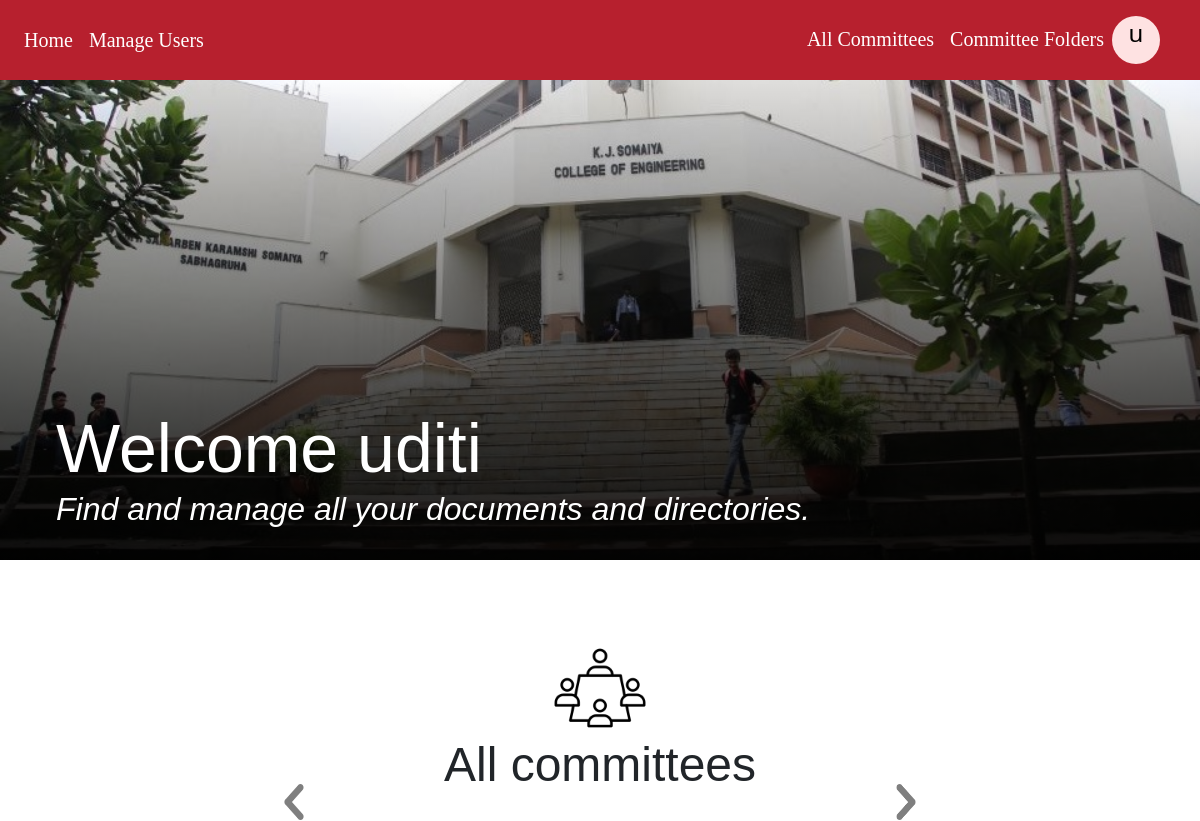
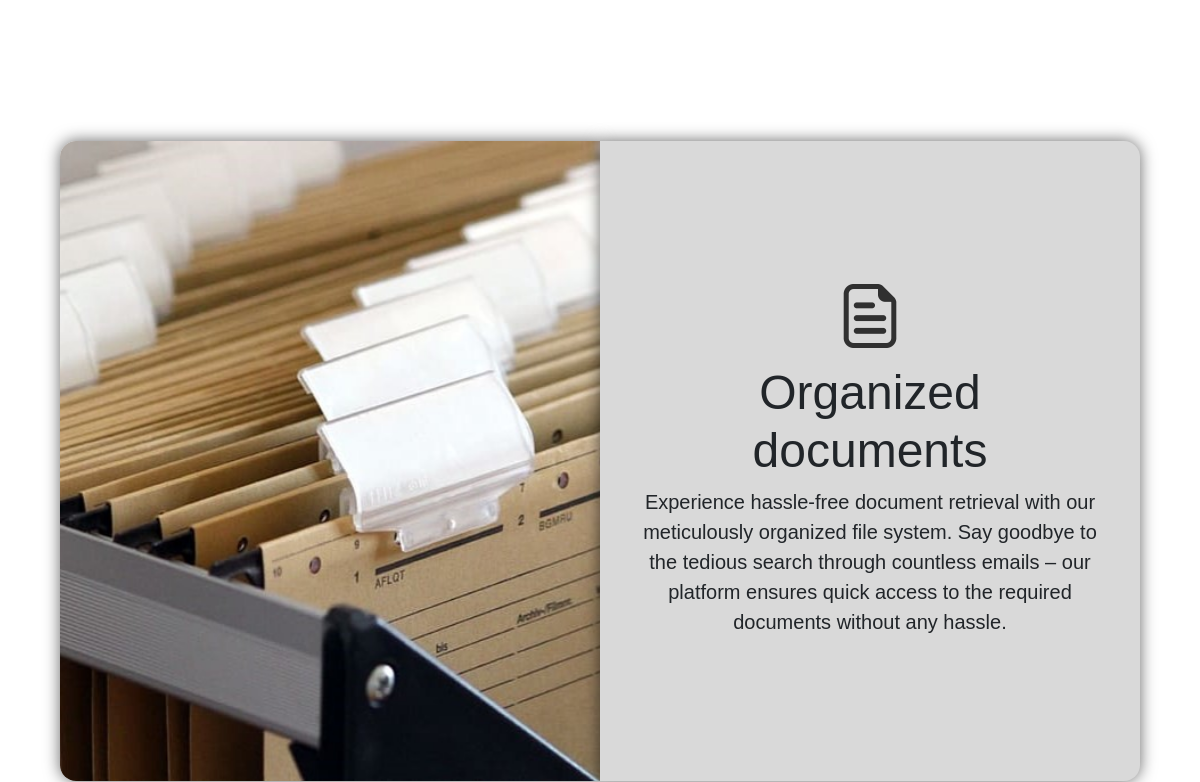
/home/ (signed in, upper part), run on an earlier commit of the app's database (2 pictures, top to bottom).
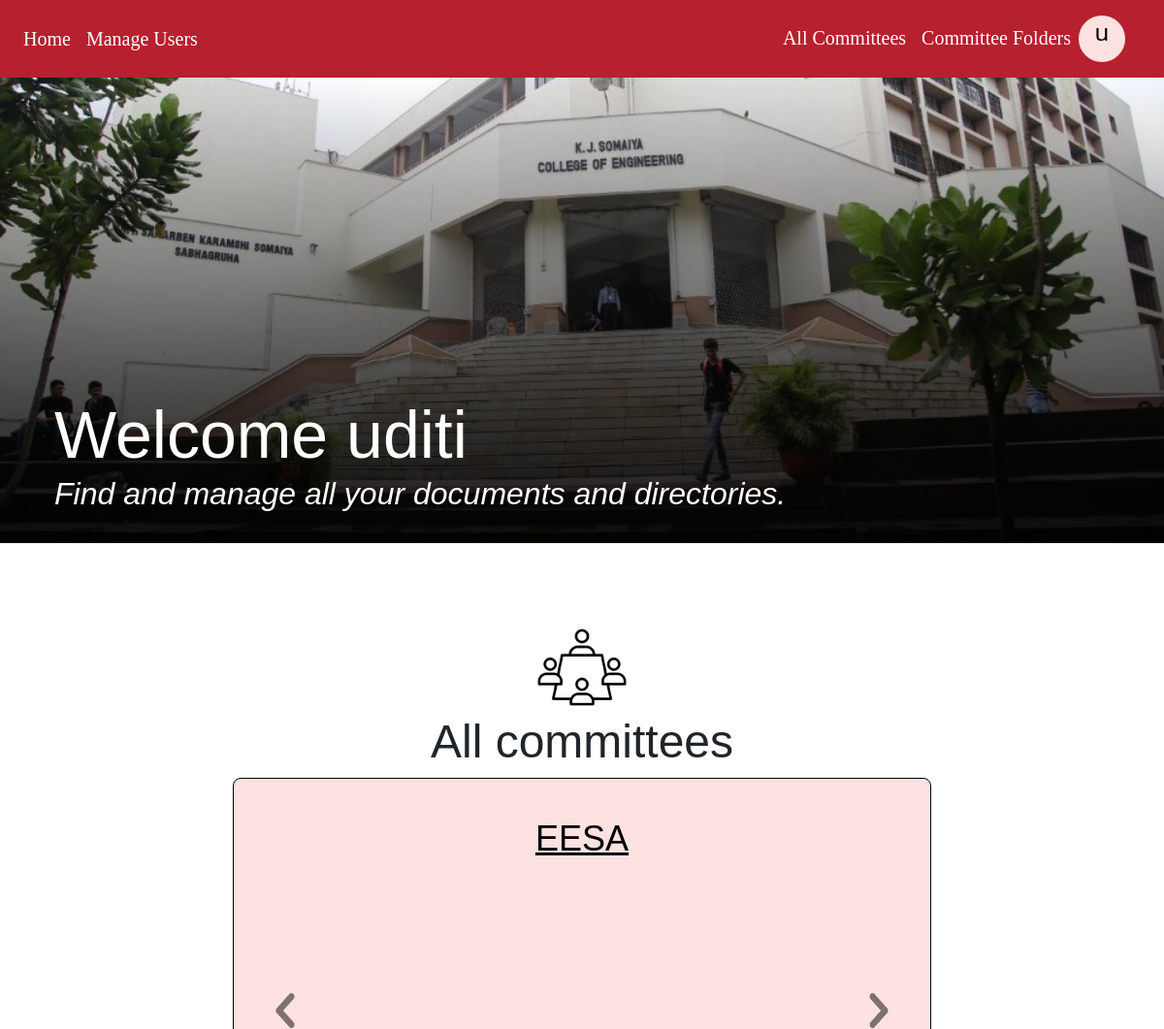
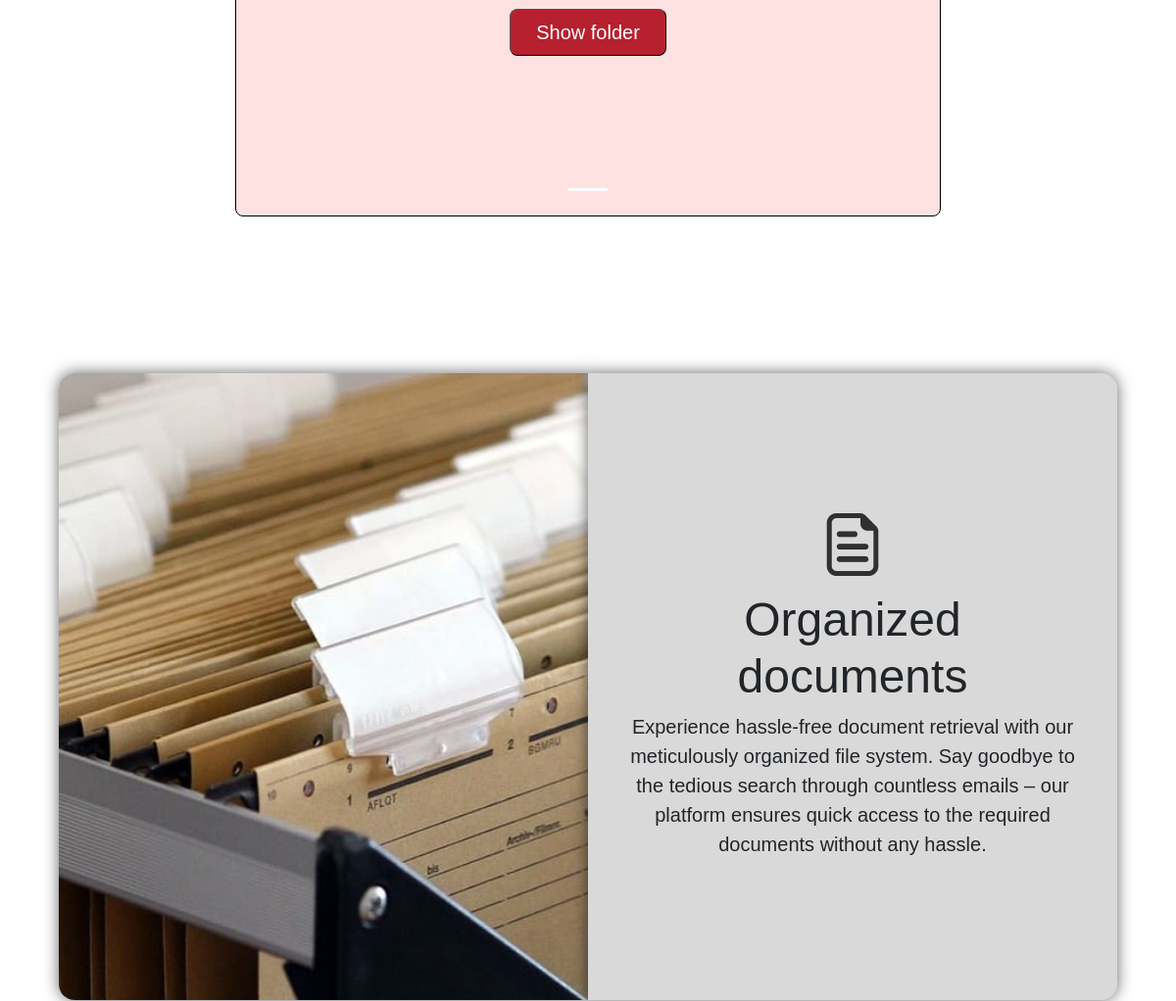
And on a later commit of the database (2 pictures, top to bottom).
### base/models.py (models this page shows)
class Committees(models.Model):
    name = models.CharField(max_length = 200)
    description = models.TextField(null = True, blank=True)
    goal = models.TextField(null = True, blank=True)
    objective = models.TextField(null = True, blank=True)
    level = models.CharField(max_length = 200)
    updated = models.DateTimeField(auto_now = True)
    created = models.DateTimeField(auto_now_add = True)
    convener = models.ManyToManyField(User,related_name='convener',null=True,blank=True)
    members = models.ManyToManyField(User,related_name='members',null=True,blank=True)
    staff = models.ManyToManyField(User,related_name='staff',null=True,blank=True)
    def __str__(self):
        return self.name

### base/views.py (the view)
# urls.py: path('home/',views.home, name = 'home'),
@login_required(login_url='login')
def home(request):
    if request.user.is_authenticated:
        user = request.user
        if request.user.is_superuser:
            committees_queryset = Committees.objects.all()
        else:
            committees_queryset = Committees.objects.exclude(
                ~Q(convener=user) & ~Q(members=user) & ~Q(staff=user)
            )
        committee_list = list(committees_queryset)
        context = {
            'committee_list': committee_list,
        }
        return render(request, "base/home.html", context)
    else:
        return redirect('login')

### base/templates/base/home.html (shortened to what this page needs)
{% extends 'main.html' %}
{% load static %}
{% block content %}
<head>
    <link rel="stylesheet" href="https://cdnjs.cloudflare.com/ajax/libs/twitter-bootstrap/5.3.0/css/bootstrap.min.css">
</head>
<body>
<div class = "content">
    <div class = "top_image_home">
        <div class = "top_image_home_text">
            <h1>Welcome {{user.pname}}</h1>
            <h3>Find and manage all your documents and directories.</h3>
        </div>
    </div>
<div class="center-container">
    <img src = "../media/images/committee.png" class = "committee_png">
</div>
{% if request.user.is_superuser %}
<h1 class = "your_committees">All committees</h1>
{% else %}
<h1 class = "your_committees">Your committees</h1>
{% endif %}
    <div id = "carouselExampleIndicators" class = "carousel slide">
        <div class = "carousel-indicators">
            {% for committee in committee_list %}
                <button type = "button" data-bs-target = "#carouselExampleIndicators" data-bs-slide-to = "{{ forloop.counter0 }}" {% if forloop.first %} class="active"{% endif %} aria-label = "Slide {{ forloop.counter }}" style = "width: 5vh;">
                </button>
            {% endfor %}
        </div>
        <div class = "carousel-inner">
            {% for committee in committee_list %}
            <div class = "carousel-item {% if forloop.first %}active{% endif %}">
                <a href="{% url 'committee' committee.id %}"><h1 class="committee_name_slider">{{ committee }}</h1></a>
                <h4 class = "committee_description_slider">{{committee.description}}</h4>
                <div class="redirect_folder_wrapper">
                    <a href = "/media/files/{{committee}}/"><button class = "redirect_folder">Show folder</button></a>
                </div>
            </div>
            {% endfor %}
        </div>
        <button class = "carousel-control-prev" type = "button" data-bs-target = "#carouselExampleIndicators" data-bs-slide = "prev">
            <img src="../media/images/prev.png" alt="Next">
          </button>
          <button class="carousel-control-next" type="button" data-bs-target="#carouselExampleIndicators" data-bs-slide="next">
            <img src="../media/images/next.png" alt="Next">
        </button>
    </div>
    <div class = "card1">
        <div class = "leftcard1"></div>
        <div class = "rightcard1">
            <img src = "../media/images/files.png" class = "cards_png">
            <h1>Organized documents</h1>
            <p>Experience hassle-free document retrieval with our meticulously organized file system. Say goodbye to the tedious search through countless emails – our platform ensures quick access to the required documents without any hassle.</p>
        </div>
    </div>
</div>
</body>
{% endblock content %}

What changed in the data, as far as the page shows it:
added Committees: name "EESA"
